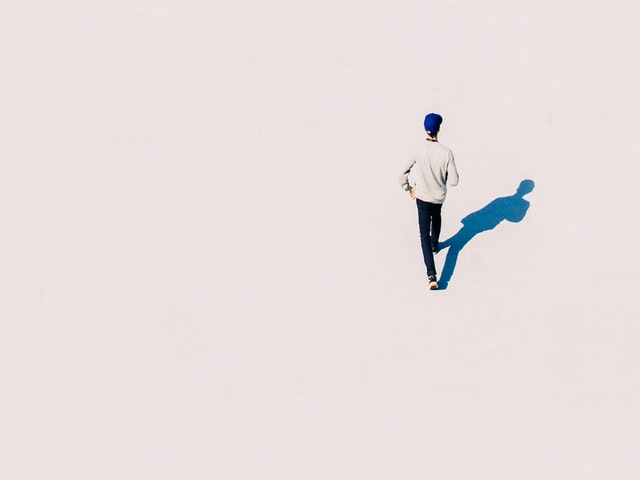
#> input picture python_opencv_project/14_15_16_17_18_OpenCV_uygulamalar/test_images/body.jpg, 640 x 480 px
$ python adim4kontur_merkezleri.py --image ../python_opencv_project/14_15_16_17_18_OpenCV_uygulamalar/test_images/body.jpg
#> lines starting #> are read from the running program, lines starting #| are printed output that depends on the picture; after the words box and inside, x2 and y2 are one past the last pixel; in counts of white or black regions, pixels touching at a corner belong together
"""
OPENCV KONTUR MERKEZLERİ:
-gri tonlama çevir
-yüksek frekanslı görüntüyü azaltmak için bulanıklaştırma(gaus yumuşatma)
-kenar algılama ve eşikleme kullanarak görüntüyü ikili hale getirme
-kontur algılamayı kullanarak beyaz bölgelerin konumunu bul   --->findCotours
-kontur bölgesi için görüntü momenti hesaplanır              --->cv2.moment
-kontur merkezine odaklanılır , yazı yazılır
"""

# gerekli paketleri içeri aktar
import argparse
import imutils
import cv2
# argüman ayrıştırıcıları oluştur ve ayrıştır
ap = argparse.ArgumentParser()
ap.add_argument("-i", "--image", required=True,help="path to the input image")
args = vars(ap.parse_args())
# resmi yükle
image = cv2.imread(args["image"])
#> image is the input picture: shape (480, 640, 3); mean B, G, R 224.1, 225, 232.8
#gri moda çevir
gray = cv2.cvtColor(image, cv2.COLOR_BGR2GRAY)
#blur ile bulanıklaştır
blurred = cv2.GaussianBlur(gray, (5, 5), 0)
#threshold uygula
thresh = cv2.threshold(blurred, 60, 255, cv2.THRESH_BINARY)[1]
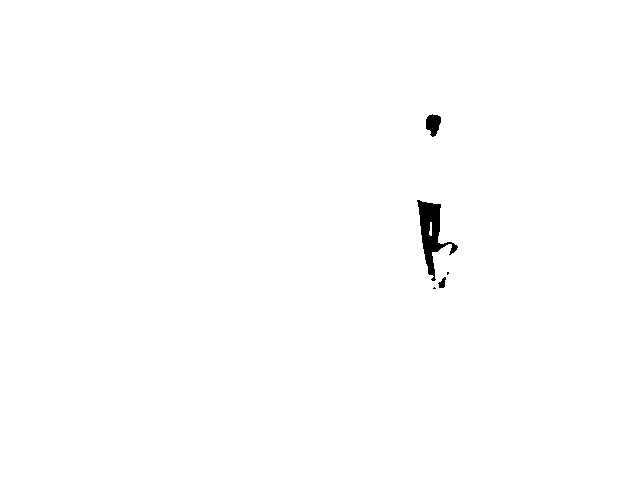
#> thresh: shape (480, 640); 99.5% white; 5 black regions (2 under 20 px)

#konturları bul ve sırala
cnts = cv2.findContours(thresh.copy(), cv2.RETR_EXTERNAL,cv2.CHAIN_APPROX_SIMPLE)
#> cnts = 1 contour; box (x1, y1, x2, y2) and area: (0, 0, 640, 480) 306081
cnts = imutils.grab_contours(cnts)
#> cnts = [[[0, 0], [0, 479], [639, 479], [639, 0]]]

#konturlar üzerinde bir döngü oluştur
for c in cnts:
	# konturların merkezini hesapla
	M = cv2.moments(c)
	#eğer sıfırsa atlar, diğer türlü sıfıra bölme hatası verir
	if M["m00"]==0:
		continue

	cX = int(M["m10"] / M["m00"])
	cY = int(M["m01"] / M["m00"])
	# konturları çiz , merkezine çember koy ve yazı yaz
	cv2.drawContours(image, [c], -1, (0, 255, 0), 2)
	cv2.circle(image, (cX, cY), 7, (255, 255, 255), -1)
	cv2.putText(image, "center", (cX - 20, cY - 20),cv2.FONT_HERSHEY_SIMPLEX, 0.5, (255, 255, 255), 2)
	# resmi göster
	cv2.imshow("Image", image)
	cv2.waitKey(0)
#> this loop made 1 pass
#> (c, cX, cY) on pass 1: ([[0, 0], [0, 479], [639, 479], [639, 0]], 319, 239)
#> pass 1, `cv2.imshow("Image", image)`:
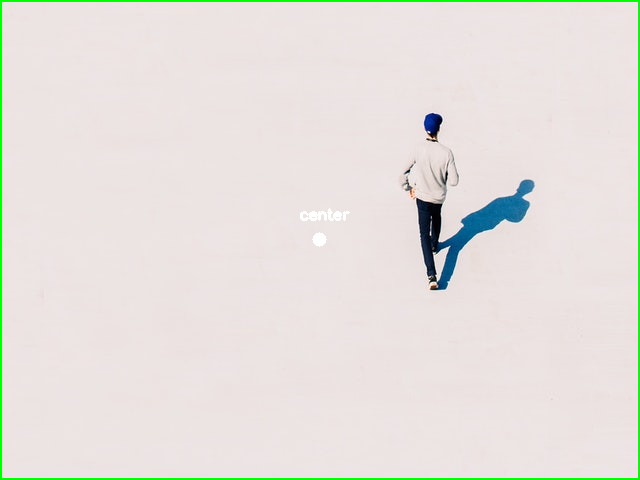
#> window 'Image': shape (480, 640, 3); mean B, G, R 220.8, 225.4, 229.4
